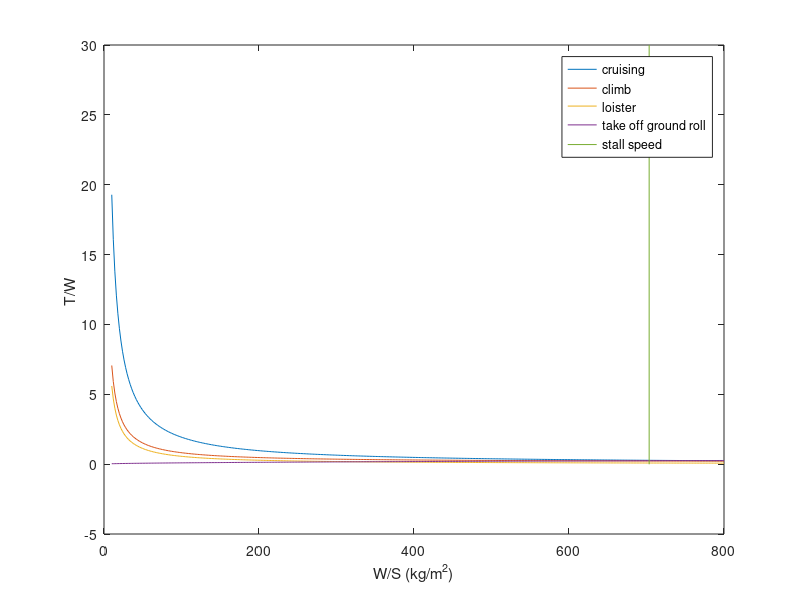

Source code (MATLAB):
%% cruising equation

% parameters collection
W_to = 260000 ; % take off weight(kg)
W = 0.78*W_to ; % current weight
p = 0.3428 ;% (kg/m^3)
afa = 0.5 ;% engine efficiency
V_cruising = 257.25; %crusing velocity (m/s)
k1 = 0.006027; 
cd_0 = 0.0085;
q = 0.5*p*V_cruising^2 ;% dynamic presuure
s = 370;% wing surface (m^2)
beta = W/W_to;
W_to_s = linspace(10,800,400);
T_W_cruise = (beta/afa)*(k1*(beta/q)*(W_to_s)+(cd_0*q /beta)*(1./W_to_s));  % thrust loading for crusing

plot(W_to_s,T_W_cruise)
hold on

%% climb  equation

% parameters collection
W = 0.96*W_to ;% weight
afa = 0.5; % engine efficiency
k1 = 0.006027;
cd_0 = 0.0085;
V_climb = 154.3 ; % velocity of climb m/s
q = 0.5*p*V_climb^2 ; % dynamic presuure
s = 370 ;% wing surface (m^2)
dh_dt = 10 ;% climb rate m/s
beta = W/W_to;
W_to_s = linspace(10,800,400);
T_W_climb = (beta/afa)*(k1*(beta/q)*(W_to_s)+(cd_0*q/(beta)*(1./W_to_s))+(1/V_climb)*(dh_dt)); % thrust loading for climb aand decent

plot(W_to_s,T_W_climb)
hold on

%% loister / speed turn
W = 0.61*W_to;% weight
afa = 0.6175; % engine efficiency
k1 = 0.006027;
cd_0 = 0.0085;
V_loister = 154; %velocity of loister m/s
q = 0.5*p*V_loister^2; % dynamic presuure
s = 370 ;% wing surface m^2
V_lositer_knots = 300 ;% velocity knots
zeta = (V_lositer_knots/10) + 7 ; % unit V: knots 
n = 1/sind(zeta);
beta = W/W_to; 
W_to_s = linspace(10,800,400);
T_W_loister = (beta/afa)*(k1*n^2*(beta/q)*(W_to_s)+(cd_0*q/beta)*(1./W_to_s));  % thrust loading for loister

plot(W_to_s,T_W_loister)
hold on

%% take off ground roll
W =  260000; % weight kg
p =  1.225; % air density  kg/m3
V_stall = 82; % m/s
Cl_max = 2.8;
s =  370; % wing surface m2
beta = 0.99;
W_to_s = linspace(10,800,400);
T_W_takeoff = sqrt((2*beta)*(W_to_s)/(p*(V_stall)^2*Cl_max)); % thrust loading for take off 

plot(W_to_s,T_W_takeoff)
hold on


%% stall speed
W = 260000; % weight (kg)
s = 370; % wing surface
g= 9.8;
Cl_max = 2.8;
p = 1.225;% air density
V_stall = 82.42; % m/s %((2*W*g)/(p*s*Cl_max))^0.5 %1.3*vs;
T_Wmax = 30;
W_to_s = 0.5*p*V_stall^2*Cl_max /(g*1.3^2); % weight/surface

plot([W_to_s,W_to_s],[-0.01,T_Wmax])
hold on

%% plot

legend('cruising','climb','loister','take off ground roll','stall speed')
xlabel('W/S (kg/m^2)');
ylabel('T/W ');